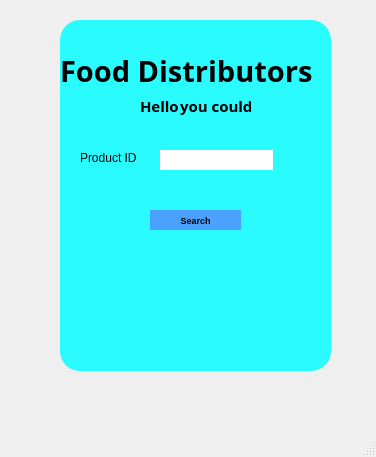
<?xml version="1.0" encoding="UTF-8"?>
<ui version="4.0">
 <class>MainWindow</class>
 <widget class="QMainWindow" name="MainWindow">
  <property name="geometry">
   <rect>
    <x>0</x>
    <y>0</y>
    <width>376</width>
    <height>457</height>
   </rect>
  </property>
  <property name="windowTitle">
   <string>MainWindow</string>
  </property>
  <widget class="QWidget" name="centralwidget">
   <widget class="QWidget" name="widget_2" native="true">
    <property name="geometry">
     <rect>
      <x>60</x>
      <y>20</y>
      <width>271</width>
      <height>351</height>
     </rect>
    </property>
    <property name="styleSheet">
     <string notr="true">border-radius:20px;
background-color: rgb(41, 251, 255);
</string>
    </property>
    <widget class="QLabel" name="label_2">
     <property name="geometry">
      <rect>
       <x>0</x>
       <y>10</y>
       <width>261</width>
       <height>81</height>
      </rect>
     </property>
     <property name="font">
      <font>
       <family>Segoe Print</family>
       <pointsize>22</pointsize>
       <weight>75</weight>
       <italic>false</italic>
       <bold>true</bold>
      </font>
     </property>
     <property name="text">
      <string>Food Distributors</string>
     </property>
    </widget>
    <widget class="QLabel" name="label_3">
     <property name="geometry">
      <rect>
       <x>80</x>
       <y>70</y>
       <width>41</width>
       <height>31</height>
      </rect>
     </property>
     <property name="font">
      <font>
       <family>Segoe Print</family>
       <pointsize>11</pointsize>
       <weight>75</weight>
       <italic>false</italic>
       <bold>true</bold>
      </font>
     </property>
     <property name="text">
      <string>Hello</string>
     </property>
    </widget>
    <widget class="QLabel" name="label_5">
     <property name="geometry">
      <rect>
       <x>120</x>
       <y>70</y>
       <width>71</width>
       <height>31</height>
      </rect>
     </property>
     <property name="font">
      <font>
       <family>Segoe Print</family>
       <pointsize>11</pointsize>
       <weight>75</weight>
       <italic>false</italic>
       <bold>true</bold>
      </font>
     </property>
     <property name="text">
      <string>you could</string>
     </property>
    </widget>
    <widget class="QPushButton" name="pushButton_91">
     <property name="geometry">
      <rect>
       <x>90</x>
       <y>190</y>
       <width>91</width>
       <height>20</height>
      </rect>
     </property>
     <property name="font">
      <font>
       <pointsize>7</pointsize>
       <weight>75</weight>
       <bold>true</bold>
      </font>
     </property>
     <property name="styleSheet">
      <string notr="true">background-color: rgb(74, 161, 255);</string>
     </property>
     <property name="text">
      <string>Search</string>
     </property>
    </widget>
    <widget class="QLabel" name="label">
     <property name="geometry">
      <rect>
       <x>20</x>
       <y>130</y>
       <width>71</width>
       <height>16</height>
      </rect>
     </property>
     <property name="text">
      <string>Product ID</string>
     </property>
    </widget>
    <widget class="QLineEdit" name="lineEdit">
     <property name="geometry">
      <rect>
       <x>100</x>
       <y>130</y>
       <width>113</width>
       <height>20</height>
      </rect>
     </property>
     <property name="styleSheet">
      <string notr="true">background-color: rgb(255, 255, 255);</string>
     </property>
    </widget>
   </widget>
  </widget>
  <widget class="QMenuBar" name="menubar">
   <property name="geometry">
    <rect>
     <x>0</x>
     <y>0</y>
     <width>376</width>
     <height>21</height>
    </rect>
   </property>
  </widget>
  <widget class="QStatusBar" name="statusbar"/>
 </widget>
 <resources>
  <include location="pic1.qrc"/>
 </resources>
 <connections/>
</ui>
